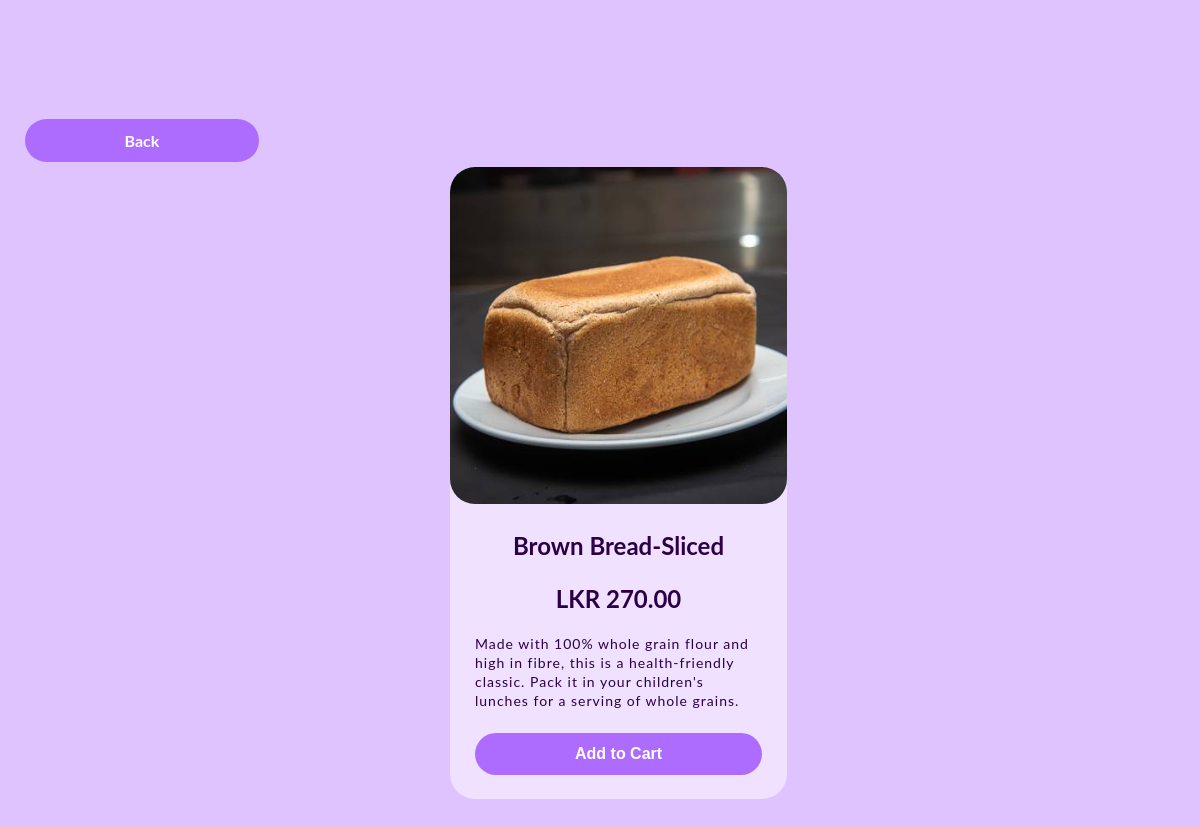
Screenshot of /ProductPage - BaratieBakery.php?ProductID=1004 with the database file from the repository.
### tables this page shows
CREATE TABLE IF NOT EXISTS `tblproduct` (
  `ProdCategory` int(11) NOT NULL,
  `ProductID` int(11) NOT NULL,
  `ProductName` varchar(100) NOT NULL,
  `Price` decimal(10,2) NOT NULL,
  `OrderID` int(11) NOT NULL,
  `ProdImg` varchar(2000) NOT NULL,
  `ProdDesc` varchar(2000) NOT NULL,
  `Availability` int(5) NOT NULL,
  PRIMARY KEY (`ProductID`)
);

### ProductPage - BaratieBakery.php (the view, shortened to what this page needs)
<?php session_start();
	$con = mysqli_connect("sdb-60.hosting.stackcp.net","BaratieBakery","BaratieBakery33","BaratieBakeryDB-3530323533e4");
	mysqli_select_db($con,"baratiebakerydb");
	$sql = "SELECT * FROM `tblproduct` WHERE `ProductID` = ".$_GET["ProductID"];
	$result =mysqli_query($con,$sql);
	$row = mysqli_fetch_assoc($result);
?>
<!doctype html>
<html>
<head>
    <link rel="stylesheet" href="CSS/ProductPage - BaratieBakery.css">
</head>
<body>
	<br><br><br><br><br><br>
	&nbsp;&nbsp;&nbsp;&nbsp;&nbsp;&nbsp;<a id="Order" href="Content - BaratieBakery.php#<?php echo $row["ProductID"];?>"><b>Back</b></a>
	<form action="AddToCart - BaratieBakery.php?ProductID=<?php echo $row["ProductID"];?>" method="post">
	<div id="ProductTable">
		<div id="OuterConentRow">
			<div id="box">
				<img src="<?php echo $row["ProdImg"];?>">
					<div id="ProductDetails">
						<h3><?php echo $row["ProductName"];?></h3>
						<h2>LKR <?php echo $row["Price"];?></h2>
						<a><?php echo $row["ProdDesc"];?></a>
						<br><br>
						<div align="center">
							<input type="submit" id="Order" name="btnOrder" class="button" value="Add to Cart"/>
						</div>
						<br>
					</div>
			</div>
		</div>
    </div>
	</form>
</body>
</html>

### CSS/ProductPage - BaratieBakery.css (style rules this page uses)
body { margin: 0; font-family: 'Lato', sans-serif; background-color: #DEC3FF }
#OuterConentRow { display: grid; grid-gap: 70px 20px; grid-template-columns: repeat(5, 1fr); width: 25%; margin: auto; padding-bottom: 40px; }
#OuterConentRow img { width: 100%; border-top-left-radius: 25px; border-top-right-radius: 25px; border-bottom-left-radius: 25px; border-bottom-right-radius: 25px; }
#box { width: 100%; height: 100%; background-color: #EFE1FF; align-content: center; border-radius: 25px; transition: box-shadow .2s; }
#ProductDetails { padding: 0px 25px; transition: padding .5s; }
#box a { text-decoration: none; color: rgb(29, 29, 29); }
h3 { font-size: 24px; color: #2B0047; text-align: center; }
h2 { color: #2B0047; text-align: center; }
#box a { font-size: 14px; color: #2B0047; letter-spacing: 1px; text-align: center; align-content: center; }
#Order { width:auto; background-color: #AE6CFF; border: none; color: white; padding: 12px 100px; text-align: center; text-decoration: none; display: inline-block; font-weight:bold; font-size: 16px; margin: 5px 0px; border-radius: 25px; transition: box-shadow .2s; }

### rows the page displays
tblproduct: ProdImg (picture), ProductName "Brown Bread-Sliced", Price "270.00", ProdDesc "Made with 100% whole grain flour and high in fibre, this is a health-friendly classic. Pack it in your children's lunches for a serving of whole grains."
